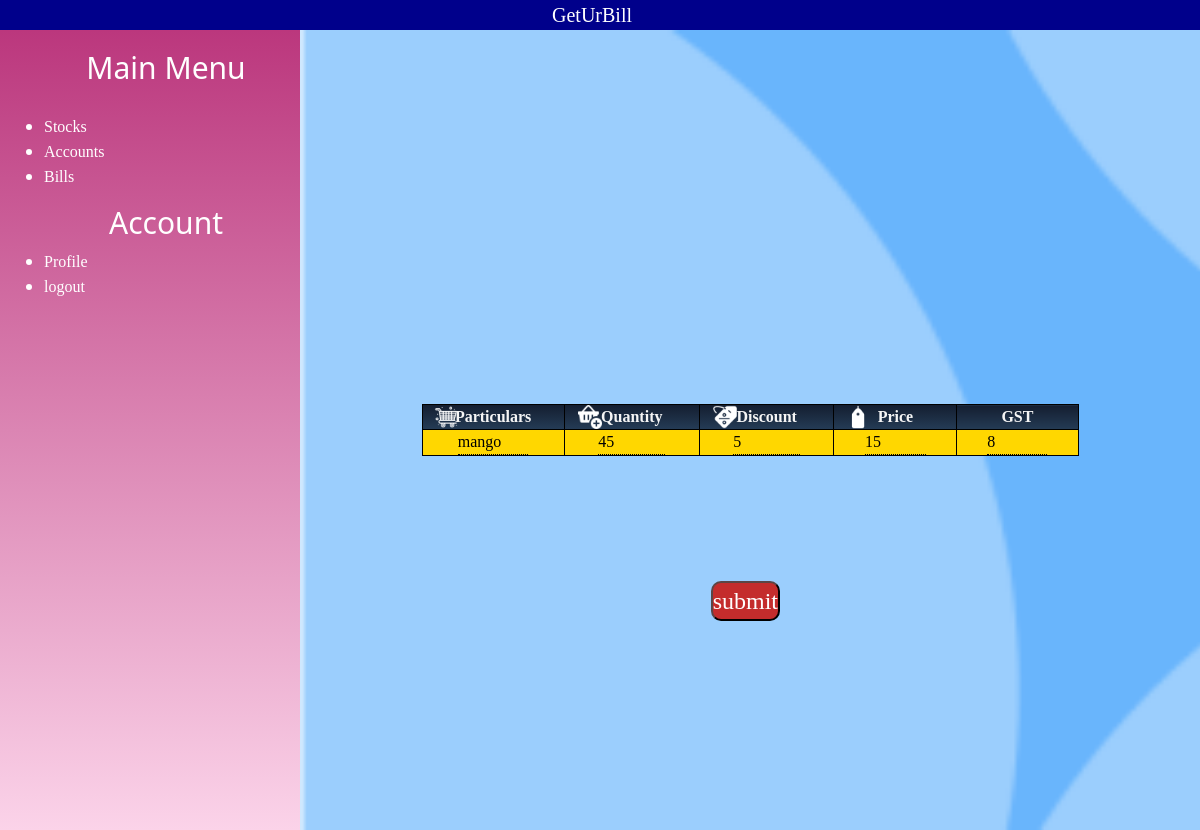
Page /edit/1 on the earlier database version.
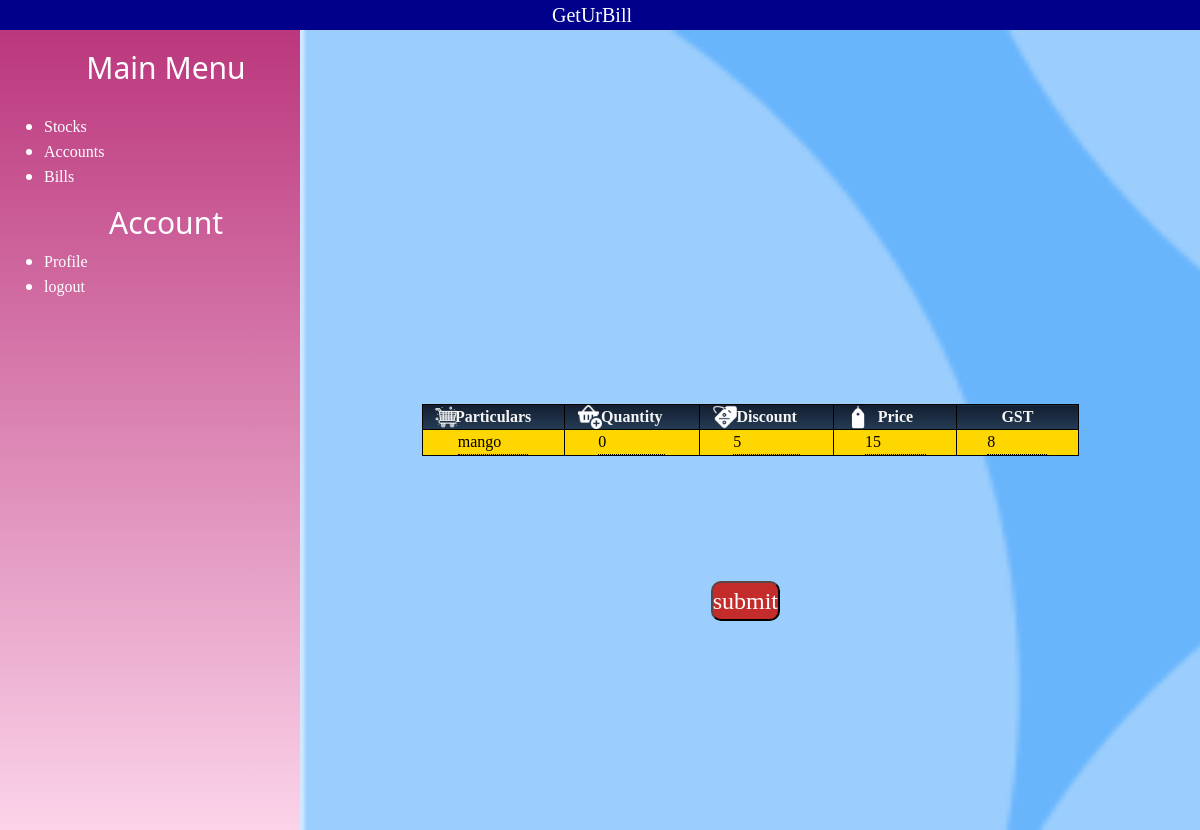
Same page on the later database version.
### GetUrBill/models.py (models this page shows, shortened)
class Items(models.Model):
    item_id=models.BigAutoField(primary_key=True)
    user=models.ForeignKey(Accounts,on_delete=CASCADE)
    item_name=models.CharField(max_length=100)
    quantity=models.IntegerField(default=0)
    selling_price=models.IntegerField(default=0)
    GST=models.IntegerField(default=9)
    discount=models.IntegerField(default=0)

### GetUrBill/views.py (the view, shortened to what this page needs)
# urls.py: path("edit/<str:k>",views.edit,name="edit"),
def edit(request,k):
    i=Items.objects.all().filter(item_id =int(k)).first()
    context={"item":i}
    if i:
        return render (request ,"edit.html",context)
    else:
        return redirect("/dashboard/")

### templates/edit.html (shortened to what this page needs)
{% extends "sidebar.html" %}
{% load static %}
{% block link %}
<link rel="stylesheet" href="{% static 'edit.css' %}">{% endblock link %}
    {% block body %}
    <div class="form">
    <form action="/edit/{{item.item_id}}" method="post">
        <table>
        <tr>
            <th>Particulars</th>
            <th>Quantity</th>
            <th>Discount</th>
            <th>Price</th>
            <th>GST</th>
          </tr>
        <tr>
        <td><input type="text" name="item_name" id="Particulars" value="{{item.item_name}}" required></td>
        <td><input type="number" name="quantity" id="quantity"  value="{{item.quantity}}"required></td>
        <td><input type="number" name="discount" id="discount"  value="{{item.discount}}"required></td>
        <td><input type="number" name="price" id="price"  value="{{item.selling_price}}" required></td>
        <td><input type="number" name="gst" id="gst"  value="{{item.GST}}"required></td>
        </tr>
    </table>
    <button>submit</button>
    </form>
</div>
</div>
    {% endblock body %}

Differences in the rows shown:
changed Items "mango": quantity "45" → "0"
